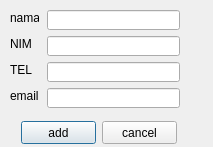
<?xml version="1.0" encoding="UTF-8"?>
<ui version="4.0">
 <class>entryDialog</class>
 <widget class="QDialog" name="entryDialog">
  <property name="geometry">
   <rect>
    <x>0</x>
    <y>0</y>
    <width>213</width>
    <height>147</height>
   </rect>
  </property>
  <property name="windowTitle">
   <string>Dialog</string>
  </property>
  <widget class="QLabel" name="label">
   <property name="geometry">
    <rect>
     <x>10</x>
     <y>10</y>
     <width>29</width>
     <height>16</height>
    </rect>
   </property>
   <property name="text">
    <string>nama </string>
   </property>
  </widget>
  <widget class="QLabel" name="label_2">
   <property name="geometry">
    <rect>
     <x>10</x>
     <y>36</y>
     <width>22</width>
     <height>16</height>
    </rect>
   </property>
   <property name="text">
    <string>NIM </string>
   </property>
  </widget>
  <widget class="QLabel" name="label_3">
   <property name="geometry">
    <rect>
     <x>10</x>
     <y>62</y>
     <width>23</width>
     <height>16</height>
    </rect>
   </property>
   <property name="text">
    <string>TELP</string>
   </property>
  </widget>
  <widget class="QLabel" name="label_4">
   <property name="geometry">
    <rect>
     <x>10</x>
     <y>88</y>
     <width>31</width>
     <height>16</height>
    </rect>
   </property>
   <property name="text">
    <string>email</string>
   </property>
  </widget>
  <widget class="QLineEdit" name="lineNama">
   <property name="geometry">
    <rect>
     <x>47</x>
     <y>10</y>
     <width>133</width>
     <height>20</height>
    </rect>
   </property>
  </widget>
  <widget class="QLineEdit" name="lineNim">
   <property name="geometry">
    <rect>
     <x>47</x>
     <y>36</y>
     <width>133</width>
     <height>20</height>
    </rect>
   </property>
  </widget>
  <widget class="QLineEdit" name="lineTelp">
   <property name="geometry">
    <rect>
     <x>47</x>
     <y>62</y>
     <width>133</width>
     <height>20</height>
    </rect>
   </property>
  </widget>
  <widget class="QLineEdit" name="lineEmail">
   <property name="geometry">
    <rect>
     <x>47</x>
     <y>88</y>
     <width>133</width>
     <height>20</height>
    </rect>
   </property>
  </widget>
  <widget class="QPushButton" name="pushButton">
   <property name="geometry">
    <rect>
     <x>21</x>
     <y>121</y>
     <width>75</width>
     <height>23</height>
    </rect>
   </property>
   <property name="text">
    <string>add</string>
   </property>
  </widget>
  <widget class="QPushButton" name="pushButton_2">
   <property name="geometry">
    <rect>
     <x>102</x>
     <y>121</y>
     <width>75</width>
     <height>23</height>
    </rect>
   </property>
   <property name="text">
    <string>cancel</string>
   </property>
  </widget>
 </widget>
 <resources/>
 <connections>
  <connection>
   <sender>pushButton_2</sender>
   <signal>clicked()</signal>
   <receiver>entryDialog</receiver>
   <slot>reject()</slot>
   <hints>
    <hint type="sourcelabel">
     <x>155</x>
     <y>128</y>
    </hint>
    <hint type="destinationlabel">
     <x>197</x>
     <y>85</y>
    </hint>
   </hints>
  </connection>
  <connection>
   <sender>pushButton</sender>
   <signal>clicked()</signal>
   <receiver>entryDialog</receiver>
   <slot>accept()</slot>
   <hints>
    <hint type="sourcelabel">
     <x>47</x>
     <y>130</y>
    </hint>
    <hint type="destinationlabel">
     <x>14</x>
     <y>126</y>
    </hint>
   </hints>
  </connection>
 </connections>
</ui>
